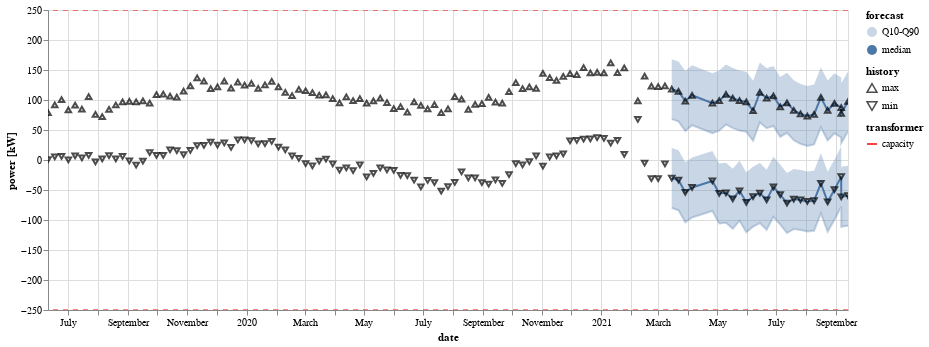

Notebook source saved alongside this figure:
### Code cell
df_train, df_test = split_last(df_data)
df_focast = dummy_forecast(df_test)
plot_total(df_data=df_data, df_meta=df_meta, df_forecast=df_focast)

### Figure 1 — Vega-Lite specification as saved in the notebook (floating-point values rounded to 4 significant figures; data arrays with more than 128 entries replaced by an {"elided": "..."} marker saying what was removed)
{"config": {"view": {"continuousWidth": 400, "continuousHeight": 300}}, "layer": [{"data": {"name": "data-3d640c5c967b71bae31daa1dba1d3026"}, "mark": {"type": "area", "line": true}, "encoding": {"detail": {"type": "nominal", "field": "extreme"}, "opacity": {"type": "nominal", "field": "forecast", "scale": {"domain": ["Q10-Q90", "median"], "range": [0.3, 1]}}, "x": {"type": "temporal", "field": "date"}, "y": {"type": "quantitative", "field": "lower", "stack": null, "title": ""}, "y2": {"field": "upper", "title": ""}}, "selection": {"selector009": {"type": "interval", "bind": "scales", "encodings": ["x", "y"]}, "selector012": {"type": "interval", "bind": "scales", "encodings": ["x", "y"]}}}, {"data": {"name": "data-0ba86e58820714f0d0f671f5d418ff5b"}, "mark": {"type": "point", "color": "black"}, "encoding": {"shape": {"type": "nominal", "field": "history", "scale": {"domain": ["max", "min"], "range": ["triangle-up", "triangle-down"]}}, "tooltip": [{"type": "quantitative", "field": "power", "format": ".2f"}, {"type": "nominal", "field": "history"}, {"type": "quantitative", "field": "year"}, {"type": "quantitative", "field": "week"}], "x": {"type": "temporal", "field": "date", "title": "date"}, "y": {"type": "quantitative", "field": "power", "title": "power [kW]"}}, "selection": {"selector010": {"type": "interval", "bind": "scales", "encodings": ["x", "y"]}}, "width": 800}, {"data": {"name": "data-cffb4fe6b3219c9ca7f2a29fc53a051e"}, "mark": {"type": "rule", "strokeDash": [5, 5]}, "encoding": {"color": {"type": "nominal", "field": "transformer", "scale": {"range": ["red"]}}, "y": {"type": "quantitative", "field": "value", "title": "power [kW]"}}, "selection": {"selector011": {"type": "interval", "bind": "scales", "encodings": ["x", "y"]}}, "width": 800}], "resolve": {"scale": {"color": "independent", "shape": "independent"}}, "$schema": "https://vega.github.io/schema/vega-lite/v4.8.1.json", "datasets": {"data-3d640c5c967b71bae31daa1dba1d3026": [{"boxid": "HVT.111153-1", "date": "2021-03-15T00:00:00", "l": "sumli", "processed_on": "2021-09-17T09:12:40.909000+00:00", "week": 11, "year": 2021, "extreme": "max", "value": 118.1, "forecast": "Q10-Q90", "upper": 168.1, "lower": 68.12}, {"boxid": "HVT.111153-1", "date": "2021-03-22T00:00:00", "l": "sumli", "processed_on": "2021-09-17T09:12:40.909000+00:00", "week": 12, "year": 2021, "extreme": "max", "value": 114.3, "forecast": "Q10-Q90", "upper": 164.3, "lower": 64.31}, {"boxid": "HVT.111153-1", "date": "2021-03-29T00:00:00", "l": "sumli", "processed_on": "2021-09-17T09:12:40.909000+00:00", "week": 13, "year": 2021, "extreme": "max", "value": 98.2, "forecast": "Q10-Q90", "upper": 148.2, "lower": 48.2}, {"boxid": "HVT.111153-1", "date": "2021-04-05T00:00:00", "l": "sumli", "processed_on": "2021-09-17T09:12:40.909000+00:00", "week": 14, "year": 2021, "extreme": "max", "value": 107.9, "forecast": "Q10-Q90", "upper": 157.9, "lower": 57.9}, {"boxid": "HVT.111153-1", "date": "2021-04-26T00:00:00", "l": "sumli", "processed_on": "2021-09-17T09:12:40.909000+00:00", "week": 17, "year": 2021, "extreme": "max", "value": 94.75, "forecast": "Q10-Q90", "upper": 144.8, "lower": 44.75}, {"boxid": "HVT.111153-1", "date": "2021-05-03T00:00:00", "l": "sumli", "processed_on": "2021-09-17T09:12:40.909000+00:00", "week": 18, "year": 2021, "extreme": "max", "value": 98.96, "forecast": "Q10-Q90", "upper": 149.0, "lower": 48.96}, {"boxid": "HVT.111153-1", "date": "2021-05-10T00:00:00", "l": "sumli", "processed_on": "2021-09-17T09:12:40.909000+00:00", "week": 19, "year": 2021, "extreme": "max", "value": 109.2, "forecast": "Q10-Q90", "upper": 159.2, "lower": 59.18}, {"boxid": "HVT.111153-1", "date": "2021-05-17T00:00:00", "l": "sumli", "processed_on": "2021-09-17T09:12:40.909000+00:00", "week": 20, "year": 2021, "extreme": "max", "value": 103.1, "forecast": "Q10-Q90", "upper": 153.1, "lower": 53.13}, {"boxid": "HVT.111153-1", "date": "2021-05-24T00:00:00", "l": "sumli", "processed_on": "2021-09-17T09:12:40.909000+00:00", "week": 21, "year": 2021, "extreme": "max", "value": 99.0, "forecast": "Q10-Q90", "upper": 149.0, "lower": 49.0}, {"boxid": "HVT.111153-1", "date": "2021-05-31T00:00:00", "l": "sumli", "processed_on": "2021-09-17T09:12:40.909000+00:00", "week": 22, "year": 2021, "extreme": "max", "value": 96.89, "forecast": "Q10-Q90", "upper": 146.9, "lower": 46.89}, {"boxid": "HVT.111153-1", "date": "2021-06-07T00:00:00", "l": "sumli", "processed_on": "2021-09-17T09:12:40.909000+00:00", "week": 23, "year": 2021, "extreme": "max", "value": 82.12, "forecast": "Q10-Q90", "upper": 132.1, "lower": 32.12}, {"boxid": "HVT.111153-1", "date": "2021-06-14T00:00:00", "l": "sumli", "processed_on": "2021-09-17T09:12:40.909000+00:00", "week": 24, "year": 2021, "extreme": "max", "value": 112.7, "forecast": "Q10-Q90", "upper": 162.7, "lower": 62.67}, {"boxid": "HVT.111153-1", "date": "2021-06-21T00:00:00", "l": "sumli", "processed_on": "2021-09-17T09:12:40.909000+00:00", "week": 25, "year": 2021, "extreme": "max", "value": 103.1, "forecast": "Q10-Q90", "upper": 153.1, "lower": 53.06}, {"boxid": "HVT.111153-1", "date": "2021-06-28T00:00:00", "l": "sumli", "processed_on": "2021-09-17T09:12:40.909000+00:00", "week": 26, "year": 2021, "extreme": "max", "value": 106.7, "forecast": "Q10-Q90", "upper": 156.7, "lower": 56.75}, {"boxid": "HVT.111153-1", "date": "2021-07-05T00:00:00", "l": "sumli", "processed_on": "2021-09-17T09:12:40.909000+00:00", "week": 27, "year": 2021, "extreme": "max", "value": 88.5, "forecast": "Q10-Q90", "upper": 138.5, "lower": 38.5}, {"boxid": "HVT.111153-1", "date": "2021-07-12T00:00:00", "l": "sumli", "processed_on": "2021-09-17T09:12:40.909000+00:00", "week": 28, "year": 2021, "extreme": "max", "value": 95.26, "forecast": "Q10-Q90", "upper": 145.3, "lower": 45.26}, {"boxid": "HVT.111153-1", "date": "2021-07-19T00:00:00", "l": "sumli", "processed_on": "2021-09-17T09:12:40.909000+00:00", "week": 29, "year": 2021, "extreme": "max", "value": 82.81, "forecast": "Q10-Q90", "upper": 132.8, "lower": 32.81}, {"boxid": "HVT.111153-1", "date": "2021-07-26T00:00:00", "l": "sumli", "processed_on": "2021-09-17T09:12:40.909000+00:00", "week": 30, "year": 2021, "extreme": "max", "value": 76.84, "forecast": "Q10-Q90", "upper": 126.8, "lower": 26.84}, {"boxid": "HVT.111153-1", "date": "2021-08-02T00:00:00", "l": "sumli", "processed_on": "2021-09-17T09:12:40.909000+00:00", "week": 31, "year": 2021, "extreme": "max", "value": 73.22, "forecast": "Q10-Q90", "upper": 123.2, "lower": 23.22}, {"boxid": "HVT.111153-1", "date": "2021-08-09T00:00:00", "l": "sumli", "processed_on": "2021-09-17T09:12:40.909000+00:00", "week": 32, "year": 2021, "extreme": "max", "value": 76.04, "forecast": "Q10-Q90", "upper": 126.0, "lower": 26.04}, {"boxid": "HVT.111153-1", "date": "2021-08-16T00:00:00", "l": "sumli", "processed_on": "2021-09-17T09:12:40.909000+00:00", "week": 33, "year": 2021, "extreme": "max", "value": 104.3, "forecast": "Q10-Q90", "upper": 154.3, "lower": 54.31}, {"boxid": "HVT.111153-1", "date": "2021-08-23T00:00:00", "l": "sumli", "processed_on": "2021-09-17T09:12:40.909000+00:00", "week": 34, "year": 2021, "extreme": "max", "value": 82.53, "forecast": "Q10-Q90", "upper": 132.5, "lower": 32.53}, {"boxid": "HVT.111153-1", "date": "2021-08-30T00:00:00", "l": "sumli", "processed_on": "2021-09-17T09:12:40.909000+00:00", "week": 35, "year": 2021, "extreme": "max", "value": 94.5, "forecast": "Q10-Q90", "upper": 144.5, "lower": 44.5}, {"boxid": "HVT.111153-1", "date": "2021-09-06T00:00:00", "l": "sumli", "processed_on": "2021-09-23T10:58:23.526000+00:00", "week": 36, "year": 2021, "extreme": "max", "value": 87.47, "forecast": "Q10-Q90", "upper": 137.5, "lower": 37.47}, {"boxid": "HVT.111153-1", "date": "2021-09-06T00:00:00", "l": "sumli", "processed_on": "2021-09-17T09:12:40.909000+00:00", "week": 36, "year": 2021, "extreme": "max", "value": 77.82, "forecast": "Q10-Q90", "upper": 127.8, "lower": 27.82}, {"boxid": "HVT.111153-1", "date": "2021-09-13T00:00:00", "l": "sumli", "processed_on": "2021-09-23T10:58:23.526000+00:00", "week": 37, "year": 2021, "extreme": "max", "value": 97.5, "forecast": "Q10-Q90", "upper": 147.5, "lower": 47.5}, {"boxid": "HVT.111153-1", "date": "2021-03-15T00:00:00", "l": "sumli", "processed_on": "2021-09-17T09:12:40.909000+00:00", "week": 11, "year": 2021, "extreme": "min", "value": -30.01, "forecast": "Q10-Q90", "upper": 19.99, "lower": -80.01}, {"boxid": "HVT.111153-1", "date": "2021-03-22T00:00:00", "l": "sumli", "processed_on": "2021-09-17T09:12:40.909000+00:00", "week": 12, "year": 2021, "extreme": "min", "value": -33.62, "forecast": "Q10-Q90", "upper": 16.38, "lower": -83.62}, {"boxid": "HVT.111153-1", "date": "2021-03-29T00:00:00", "l": "sumli", "processed_on": "2021-09-17T09:12:40.909000+00:00", "week": 13, "year": 2021, "extreme": "min", "value": -53.89, "forecast": "Q10-Q90", "upper": -3.894, "lower": -103.9}, {"boxid": "HVT.111153-1", "date": "2021-04-05T00:00:00", "l": "sumli", "processed_on": "2021-09-17T09:12:40.909000+00:00", "week": 14, "year": 2021, "extreme": "min", "value": -45.71, "forecast": "Q10-Q90", "upper": 4.289, "lower": -95.71}, {"boxid": "HVT.111153-1", "date": "2021-04-26T00:00:00", "l": "sumli", "processed_on": "2021-09-17T09:12:40.909000+00:00", "week": 17, "year": 2021, "extreme": "min", "value": -34.88, "forecast": "Q10-Q90", "upper": 15.12, "lower": -84.88}, {"boxid": "HVT.111153-1", "date": "2021-05-03T00:00:00", "l": "sumli", "processed_on": "2021-09-17T09:12:40.909000+00:00", "week": 18, "year": 2021, "extreme": "min", "value": -55.7, "forecast": "Q10-Q90", "upper": -5.698, "lower": -105.7}, {"boxid": "HVT.111153-1", "date": "2021-05-10T00:00:00", "l": "sumli", "processed_on": "2021-09-17T09:12:40.909000+00:00", "week": 19, "year": 2021, "extreme": "min", "value": -54.63, "forecast": "Q10-Q90", "upper": -4.634, "lower": -104.6}, {"boxid": "HVT.111153-1", "date": "2021-05-17T00:00:00", "l": "sumli", "processed_on": "2021-09-17T09:12:40.909000+00:00", "week": 20, "year": 2021, "extreme": "min", "value": -64.76, "forecast": "Q10-Q90", "upper": -14.76, "lower": -114.8}, {"boxid": "HVT.111153-1", "date": "2021-05-24T00:00:00", "l": "sumli", "processed_on": "2021-09-17T09:12:40.909000+00:00", "week": 21, "year": 2021, "extreme": "min", "value": -51.37, "forecast": "Q10-Q90", "upper": -1.366, "lower": -101.4}, {"boxid": "HVT.111153-1", "date": "2021-05-31T00:00:00", "l": "sumli", "processed_on": "2021-09-17T09:12:40.909000+00:00", "week": 22, "year": 2021, "extreme": "min", "value": -70.54, "forecast": "Q10-Q90", "upper": -20.54, "lower": -120.5}, {"boxid": "HVT.111153-1", "date": "2021-06-07T00:00:00", "l": "sumli", "processed_on": "2021-09-17T09:12:40.909000+00:00", "week": 23, "year": 2021, "extreme": "min", "value": -61.09, "forecast": "Q10-Q90", "upper": -11.09, "lower": -111.1}, {"boxid": "HVT.111153-1", "date": "2021-06-14T00:00:00", "l": "sumli", "processed_on": "2021-09-17T09:12:40.909000+00:00", "week": 24, "year": 2021, "extreme": "min", "value": -55.05, "forecast": "Q10-Q90", "upper": -5.048, "lower": -105.0}, {"boxid": "HVT.111153-1", "date": "2021-06-21T00:00:00", "l": "sumli", "processed_on": "2021-09-17T09:12:40.909000+00:00", "week": 25, "year": 2021, "extreme": "min", "value": -66.43, "forecast": "Q10-Q90", "upper": -16.43, "lower": -116.4}, {"boxid": "HVT.111153-1", "date": "2021-06-28T00:00:00", "l": "sumli", "processed_on": "2021-09-17T09:12:40.909000+00:00", "week": 26, "year": 2021, "extreme": "min", "value": -44.69, "forecast": "Q10-Q90", "upper": 5.311, "lower": -94.69}, {"boxid": "HVT.111153-1", "date": "2021-07-05T00:00:00", "l": "sumli", "processed_on": "2021-09-17T09:12:40.909000+00:00", "week": 27, "year": 2021, "extreme": "min", "value": -57.59, "forecast": "Q10-Q90", "upper": -7.592, "lower": -107.6}, {"boxid": "HVT.111153-1", "date": "2021-07-12T00:00:00", "l": "sumli", "processed_on": "2021-09-17T09:12:40.909000+00:00", "week": 28, "year": 2021, "extreme": "min", "value": -71.73, "forecast": "Q10-Q90", "upper": -21.73, "lower": -121.7}, {"boxid": "HVT.111153-1", "date": "2021-07-19T00:00:00", "l": "sumli", "processed_on": "2021-09-17T09:12:40.909000+00:00", "week": 29, "year": 2021, "extreme": "min", "value": -65.13, "forecast": "Q10-Q90", "upper": -15.13, "lower": -115.1}, {"boxid": "HVT.111153-1", "date": "2021-07-26T00:00:00", "l": "sumli", "processed_on": "2021-09-17T09:12:40.909000+00:00", "week": 30, "year": 2021, "extreme": "min", "value": -66.56, "forecast": "Q10-Q90", "upper": -16.56, "lower": -116.6}, {"boxid": "HVT.111153-1", "date": "2021-08-02T00:00:00", "l": "sumli", "processed_on": "2021-09-17T09:12:40.909000+00:00", "week": 31, "year": 2021, "extreme": "min", "value": -69.1, "forecast": "Q10-Q90", "upper": -19.1, "lower": -119.1}, {"boxid": "HVT.111153-1", "date": "2021-08-09T00:00:00", "l": "sumli", "processed_on": "2021-09-17T09:12:40.909000+00:00", "week": 32, "year": 2021, "extreme": "min", "value": -67.88, "forecast": "Q10-Q90", "upper": -17.88, "lower": -117.9}, {"boxid": "HVT.111153-1", "date": "2021-08-16T00:00:00", "l": "sumli", "processed_on": "2021-09-17T09:12:40.909000+00:00", "week": 33, "year": 2021, "extreme": "min", "value": -38.89, "forecast": "Q10-Q90", "upper": 11.11, "lower": -88.89}, {"boxid": "HVT.111153-1", "date": "2021-08-23T00:00:00", "l": "sumli", "processed_on": "2021-09-17T09:12:40.909000+00:00", "week": 34, "year": 2021, "extreme": "min", "value": -69.7, "forecast": "Q10-Q90", "upper": -19.7, "lower": -119.7}, {"boxid": "HVT.111153-1", "date": "2021-08-30T00:00:00", "l": "sumli", "processed_on": "2021-09-17T09:12:40.909000+00:00", "week": 35, "year": 2021, "extreme": "min", "value": -49.54, "forecast": "Q10-Q90", "upper": 0.4567, "lower": -99.54}, {"boxid": "HVT.111153-1", "date": "2021-09-06T00:00:00", "l": "sumli", "processed_on": "2021-09-23T10:58:23.526000+00:00", "week": 36, "year": 2021, "extreme": "min", "value": -27.69, "forecast": "Q10-Q90", "upper": 22.31, "lower": -77.69}, {"boxid": "HVT.111153-1", "date": "2021-09-06T00:00:00", "l": "sumli", "processed_on": "2021-09-17T09:12:40.909000+00:00", "week": 36, "year": 2021, "extreme": "min", "value": -61.31, "forecast": "Q10-Q90", "upper": -11.31, "lower": -111.3}, {"boxid": "HVT.111153-1", "date": "2021-09-13T00:00:00", "l": "sumli", "processed_on": "2021-09-23T10:58:23.526000+00:00", "week": 37, "year": 2021, "extreme": "min", "value": -59.45, "forecast": "Q10-Q90", "upper": -9.451, "lower": -109.5}, {"boxid": "HVT.111153-1", "date": "2021-03-15T00:00:00", "l": "sumli", "processed_on": "2021-09-17T09:12:40.909000+00:00", "week": 11, "year": 2021, "extreme": "max", "value": 118.1, "forecast": "median", "upper": 118.1, "lower": 118.1}, {"boxid": "HVT.111153-1", "date": "2021-03-22T00:00:00", "l": "sumli", "processed_on": "2021-09-17T09:12:40.909000+00:00", "week": 12, "year": 2021, "extreme": "max", "value": 114.3, "forecast": "median", "upper": 114.3, "lower": 114.3}, {"boxid": "HVT.111153-1", "date": "2021-03-29T00:00:00", "l": "sumli", "processed_on": "2021-09-17T09:12:40.909000+00:00", "week": 13, "year": 2021, "extreme": "max", "value": 98.2, "forecast": "median", "upper": 98.2, "lower": 98.2}, {"boxid": "HVT.111153-1", "date": "2021-04-05T00:00:00", "l": "sumli", "processed_on": "2021-09-17T09:12:40.909000+00:00", "week": 14, "year": 2021, "extreme": "max", "value": 107.9, "forecast": "median", "upper": 107.9, "lower": 107.9}, {"boxid": "HVT.111153-1", "date": "2021-04-26T00:00:00", "l": "sumli", "processed_on": "2021-09-17T09:12:40.909000+00:00", "week": 17, "year": 2021, "extreme": "max", "value": 94.75, "forecast": "median", "upper": 94.75, "lower": 94.75}, {"boxid": "HVT.111153-1", "date": "2021-05-03T00:00:00", "l": "sumli", "processed_on": "2021-09-17T09:12:40.909000+00:00", "week": 18, "year": 2021, "extreme": "max", "value": 98.96, "forecast": "median", "upper": 98.96, "lower": 98.96}, {"boxid": "HVT.111153-1", "date": "2021-05-10T00:00:00", "l": "sumli", "processed_on": "2021-09-17T09:12:40.909000+00:00", "week": 19, "year": 2021, "extreme": "max", "value": 109.2, "forecast": "median", "upper": 109.2, "lower": 109.2}, {"boxid": "HVT.111153-1", "date": "2021-05-17T00:00:00", "l": "sumli", "processed_on": "2021-09-17T09:12:40.909000+00:00", "week": 20, "year": 2021, "extreme": "max", "value": 103.1, "forecast": "median", "upper": 103.1, "lower": 103.1}, {"boxid": "HVT.111153-1", "date": "2021-05-24T00:00:00", "l": "sumli", "processed_on": "2021-09-17T09:12:40.909000+00:00", "week": 21, "year": 2021, "extreme": "max", "value": 99.0, "forecast": "median", "upper": 99.0, "lower": 99.0}, {"boxid": "HVT.111153-1", "date": "2021-05-31T00:00:00", "l": "sumli", "processed_on": "2021-09-17T09:12:40.909000+00:00", "week": 22, "year": 2021, "extreme": "max", "value": 96.89, "forecast": "median", "upper": 96.89, "lower": 96.89}, {"boxid": "HVT.111153-1", "date": "2021-06-07T00:00:00", "l": "sumli", "processed_on": "2021-09-17T09:12:40.909000+00:00", "week": 23, "year": 2021, "extreme": "max", "value": 82.12, "forecast": "median", "upper": 82.12, "lower": 82.12}, {"boxid": "HVT.111153-1", "date": "2021-06-14T00:00:00", "l": "sumli", "processed_on": "2021-09-17T09:12:40.909000+00:00", "week": 24, "year": 2021, "extreme": "max", "value": 112.7, "forecast": "median", "upper": 112.7, "lower": 112.7}, {"boxid": "HVT.111153-1", "date": "2021-06-21T00:00:00", "l": "sumli", "processed_on": "2021-09-17T09:12:40.909000+00:00", "week": 25, "year": 2021, "extreme": "max", "value": 103.1, "forecast": "median", "upper": 103.1, "lower": 103.1}, {"boxid": "HVT.111153-1", "date": "2021-06-28T00:00:00", "l": "sumli", "processed_on": "2021-09-17T09:12:40.909000+00:00", "week": 26, "year": 2021, "extreme": "max", "value": 106.7, "forecast": "median", "upper": 106.7, "lower": 106.7}, {"boxid": "HVT.111153-1", "date": "2021-07-05T00:00:00", "l": "sumli", "processed_on": "2021-09-17T09:12:40.909000+00:00", "week": 27, "year": 2021, "extreme": "max", "value": 88.5, "forecast": "median", "upper": 88.5, "lower": 88.5}, {"boxid": "HVT.111153-1", "date": "2021-07-12T00:00:00", "l": "sumli", "processed_on": "2021-09-17T09:12:40.909000+00:00", "week": 28, "year": 2021, "extreme": "max", "value": 95.26, "forecast": "median", "upper": 95.26, "lower": 95.26}, {"boxid": "HVT.111153-1", "date": "2021-07-19T00:00:00", "l": "sumli", "processed_on": "2021-09-17T09:12:40.909000+00:00", "week": 29, "year": 2021, "extreme": "max", "value": 82.81, "forecast": "median", "upper": 82.81, "lower": 82.81}, {"boxid": "HVT.111153-1", "date": "2021-07-26T00:00:00", "l": "sumli", "processed_on": "2021-09-17T09:12:40.909000+00:00", "week": 30, "year": 2021, "extreme": "max", "value": 76.84, "forecast": "median", "upper": 76.84, "lower": 76.84}, {"boxid": "HVT.111153-1", "date": "2021-08-02T00:00:00", "l": "sumli", "processed_on": "2021-09-17T09:12:40.909000+00:00", "week": 31, "year": 2021, "extreme": "max", "value": 73.22, "forecast": "median", "upper": 73.22, "lower": 73.22}, {"boxid": "HVT.111153-1", "date": "2021-08-09T00:00:00", "l": "sumli", "processed_on": "2021-09-17T09:12:40.909000+00:00", "week": 32, "year": 2021, "extreme": "max", "value": 76.04, "forecast": "median", "upper": 76.04, "lower": 76.04}, {"boxid": "HVT.111153-1", "date": "2021-08-16T00:00:00", "l": "sumli", "processed_on": "2021-09-17T09:12:40.909000+00:00", "week": 33, "year": 2021, "extreme": "max", "value": 104.3, "forecast": "median", "upper": 104.3, "lower": 104.3}, {"boxid": "HVT.111153-1", "date": "2021-08-23T00:00:00", "l": "sumli", "processed_on": "2021-09-17T09:12:40.909000+00:00", "week": 34, "year": 2021, "extreme": "max", "value": 82.53, "forecast": "median", "upper": 82.53, "lower": 82.53}, {"boxid": "HVT.111153-1", "date": "2021-08-30T00:00:00", "l": "sumli", "processed_on": "2021-09-17T09:12:40.909000+00:00", "week": 35, "year": 2021, "extreme": "max", "value": 94.5, "forecast": "median", "upper": 94.5, "lower": 94.5}, {"boxid": "HVT.111153-1", "date": "2021-09-06T00:00:00", "l": "sumli", "processed_on": "2021-09-23T10:58:23.526000+00:00", "week": 36, "year": 2021, "extreme": "max", "value": 87.47, "forecast": "median", "upper": 87.47, "lower": 87.47}, {"boxid": "HVT.111153-1", "date": "2021-09-06T00:00:00", "l": "sumli", "processed_on": "2021-09-17T09:12:40.909000+00:00", "week": 36, "year": 2021, "extreme": "max", "value": 77.82, "forecast": "median", "upper": 77.82, "lower": 77.82}, {"boxid": "HVT.111153-1", "date": "2021-09-13T00:00:00", "l": "sumli", "processed_on": "2021-09-23T10:58:23.526000+00:00", "week": 37, "year": 2021, "extreme": "max", "value": 97.5, "forecast": "median", "upper": 97.5, "lower": 97.5}, {"boxid": "HVT.111153-1", "date": "2021-03-15T00:00:00", "l": "sumli", "processed_on": "2021-09-17T09:12:40.909000+00:00", "week": 11, "year": 2021, "extreme": "min", "value": -30.01, "forecast": "median", "upper": -30.01, "lower": -30.01}, {"boxid": "HVT.111153-1", "date": "2021-03-22T00:00:00", "l": "sumli", "processed_on": "2021-09-17T09:12:40.909000+00:00", "week": 12, "year": 2021, "extreme": "min", "value": -33.62, "forecast": "median", "upper": -33.62, "lower": -33.62}, {"boxid": "HVT.111153-1", "date": "2021-03-29T00:00:00", "l": "sumli", "processed_on": "2021-09-17T09:12:40.909000+00:00", "week": 13, "year": 2021, "extreme": "min", "value": -53.89, "forecast": "median", "upper": -53.89, "lower": -53.89}, {"boxid": "HVT.111153-1", "date": "2021-04-05T00:00:00", "l": "sumli", "processed_on": "2021-09-17T09:12:40.909000+00:00", "week": 14, "year": 2021, "extreme": "min", "value": -45.71, "forecast": "median", "upper": -45.71, "lower": -45.71}, {"boxid": "HVT.111153-1", "date": "2021-04-26T00:00:00", "l": "sumli", "processed_on": "2021-09-17T09:12:40.909000+00:00", "week": 17, "year": 2021, "extreme": "min", "value": -34.88, "forecast": "median", "upper": -34.88, "lower": -34.88}, {"boxid": "HVT.111153-1", "date": "2021-05-03T00:00:00", "l": "sumli", "processed_on": "2021-09-17T09:12:40.909000+00:00", "week": 18, "year": 2021, "extreme": "min", "value": -55.7, "forecast": "median", "upper": -55.7, "lower": -55.7}, {"boxid": "HVT.111153-1", "date": "2021-05-10T00:00:00", "l": "sumli", "processed_on": "2021-09-17T09:12:40.909000+00:00", "week": 19, "year": 2021, "extreme": "min", "value": -54.63, "forecast": "median", "upper": -54.63, "lower": -54.63}, {"boxid": "HVT.111153-1", "date": "2021-05-17T00:00:00", "l": "sumli", "processed_on": "2021-09-17T09:12:40.909000+00:00", "week": 20, "year": 2021, "extreme": "min", "value": -64.76, "forecast": "median", "upper": -64.76, "lower": -64.76}, {"boxid": "HVT.111153-1", "date": "2021-05-24T00:00:00", "l": "sumli", "processed_on": "2021-09-17T09:12:40.909000+00:00", "week": 21, "year": 2021, "extreme": "min", "value": -51.37, "forecast": "median", "upper": -51.37, "lower": -51.37}, {"boxid": "HVT.111153-1", "date": "2021-05-31T00:00:00", "l": "sumli", "processed_on": "2021-09-17T09:12:40.909000+00:00", "week": 22, "year": 2021, "extreme": "min", "value": -70.54, "forecast": "median", "upper": -70.54, "lower": -70.54}, {"boxid": "HVT.111153-1", "date": "2021-06-07T00:00:00", "l": "sumli", "processed_on": "2021-09-17T09:12:40.909000+00:00", "week": 23, "year": 2021, "extreme": "min", "value": -61.09, "forecast": "median", "upper": -61.09, "lower": -61.09}, {"boxid": "HVT.111153-1", "date": "2021-06-14T00:00:00", "l": "sumli", "processed_on": "2021-09-17T09:12:40.909000+00:00", "week": 24, "year": 2021, "extreme": "min", "value": -55.05, "forecast": "median", "upper": -55.05, "lower": -55.05}, {"boxid": "HVT.111153-1", "date": "2021-06-21T00:00:00", "l": "sumli", "processed_on": "2021-09-17T09:12:40.909000+00:00", "week": 25, "year": 2021, "extreme": "min", "value": -66.43, "forecast": "median", "upper": -66.43, "lower": -66.43}, {"boxid": "HVT.111153-1", "date": "2021-06-28T00:00:00", "l": "sumli", "processed_on": "2021-09-17T09:12:40.909000+00:00", "week": 26, "year": 2021, "extreme": "min", "value": -44.69, "forecast": "median", "upper": -44.69, "lower": -44.69}, {"boxid": "HVT.111153-1", "date": "2021-07-05T00:00:00", "l": "sumli", "processed_on": "2021-09-17T09:12:40.909000+00:00", "week": 27, "year": 2021, "extreme": "min", "value": -57.59, "forecast": "median", "upper": -57.59, "lower": -57.59}, {"boxid": "HVT.111153-1", "date": "2021-07-12T00:00:00", "l": "sumli", "processed_on": "2021-09-17T09:12:40.909000+00:00", "week": 28, "year": 2021, "extreme": "min", "value": -71.73, "forecast": "median", "upper": -71.73, "lower": -71.73}, {"boxid": "HVT.111153-1", "date": "2021-07-19T00:00:00", "l": "sumli", "processed_on": "2021-09-17T09:12:40.909000+00:00", "week": 29, "year": 2021, "extreme": "min", "value": -65.13, "forecast": "median", "upper": -65.13, "lower": -65.13}, {"boxid": "HVT.111153-1", "date": "2021-07-26T00:00:00", "l": "sumli", "processed_on": "2021-09-17T09:12:40.909000+00:00", "week": 30, "year": 2021, "extreme": "min", "value": -66.56, "forecast": "median", "upper": -66.56, "lower": -66.56}, {"boxid": "HVT.111153-1", "date": "2021-08-02T00:00:00", "l": "sumli", "processed_on": "2021-09-17T09:12:40.909000+00:00", "week": 31, "year": 2021, "extreme": "min", "value": -69.1, "forecast": "median", "upper": -69.1, "lower": -69.1}, {"boxid": "HVT.111153-1", "date": "2021-08-09T00:00:00", "l": "sumli", "processed_on": "2021-09-17T09:12:40.909000+00:00", "week": 32, "year": 2021, "extreme": "min", "value": -67.88, "forecast": "median", "upper": -67.88, "lower": -67.88}, {"boxid": "HVT.111153-1", "date": "2021-08-16T00:00:00", "l": "sumli", "processed_on": "2021-09-17T09:12:40.909000+00:00", "week": 33, "year": 2021, "extreme": "min", "value": -38.89, "forecast": "median", "upper": -38.89, "lower": -38.89}, {"boxid": "HVT.111153-1", "date": "2021-08-23T00:00:00", "l": "sumli", "processed_on": "2021-09-17T09:12:40.909000+00:00", "week": 34, "year": 2021, "extreme": "min", "value": -69.7, "forecast": "median", "upper": -69.7, "lower": -69.7}, {"boxid": "HVT.111153-1", "date": "2021-08-30T00:00:00", "l": "sumli", "processed_on": "2021-09-17T09:12:40.909000+00:00", "week": 35, "year": 2021, "extreme": "min", "value": -49.54, "forecast": "median", "upper": -49.54, "lower": -49.54}, {"boxid": "HVT.111153-1", "date": "2021-09-06T00:00:00", "l": "sumli", "processed_on": "2021-09-23T10:58:23.526000+00:00", "week": 36, "year": 2021, "extreme": "min", "value": -27.69, "forecast": "median", "upper": -27.69, "lower": -27.69}, {"boxid": "HVT.111153-1", "date": "2021-09-06T00:00:00", "l": "sumli", "processed_on": "2021-09-17T09:12:40.909000+00:00", "week": 36, "year": 2021, "extreme": "min", "value": -61.31, "forecast": "median", "upper": -61.31, "lower": -61.31}, {"boxid": "HVT.111153-1", "date": "2021-09-13T00:00:00", "l": "sumli", "processed_on": "2021-09-23T10:58:23.526000+00:00", "week": 37, "year": 2021, "extreme": "min", "value": -59.45, "forecast": "median", "upper": -59.45, "lower": -59.45}], "data-0ba86e58820714f0d0f671f5d418ff5b": {"elided": "234 records"}, "data-cffb4fe6b3219c9ca7f2a29fc53a051e": [{"limit": "lower", "value": -250, "transformer": "capacity"}, {"limit": "upper", "value": 250, "transformer": "capacity"}]}}
